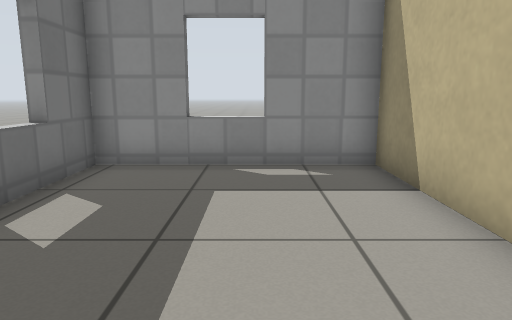
view 1 (above)

16 first-person views from a walk through a world built for the Gazebo simulator. The camera is 0.72 m above the floor, tilts 10° down and sees 70° across. The floor is counted in squares, 0.5 m on a side. Each view is taken from the middle of a square. On the plan, view 1 faces up. The plan holds only what a view shows up to about 16 squares ahead; the rest is blank. Gazebo's built-in surfaces are drawn with simple patterns.

view 2
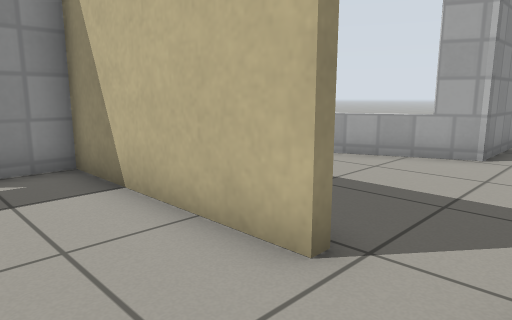

view 3
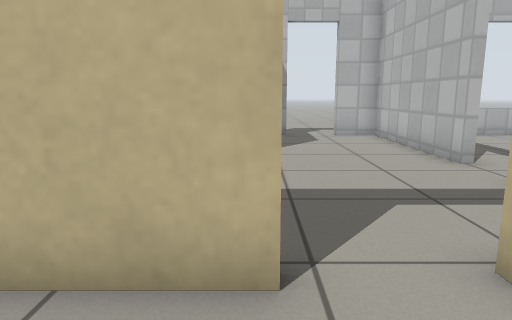

view 4
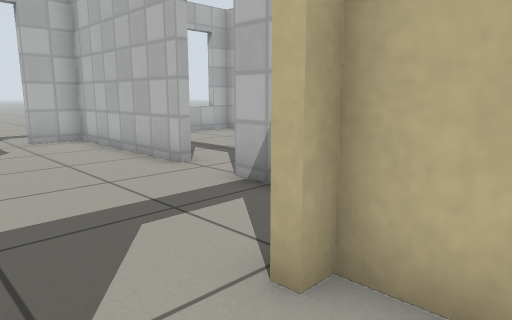

view 5
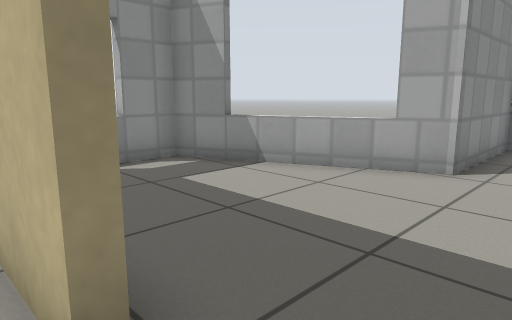

view 6
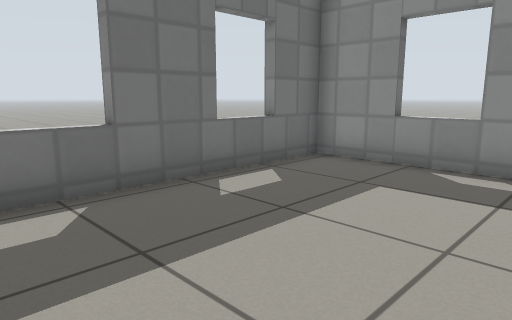

view 7
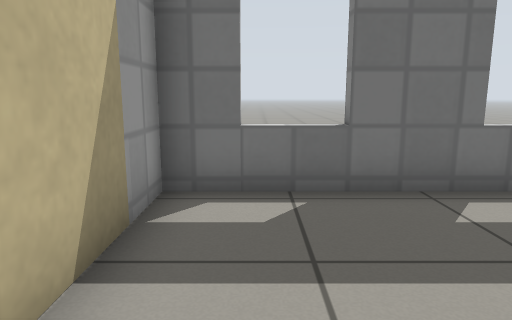

view 8
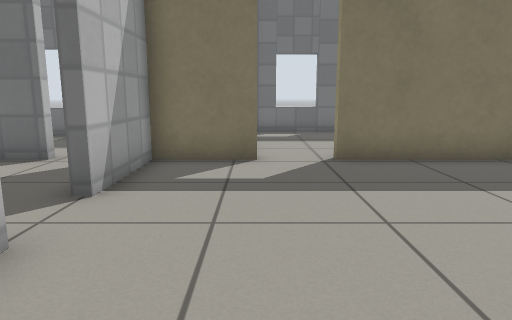

view 9
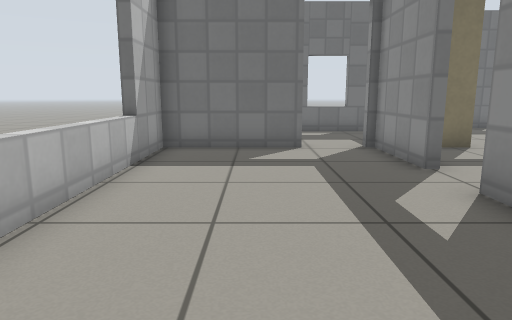

view 10
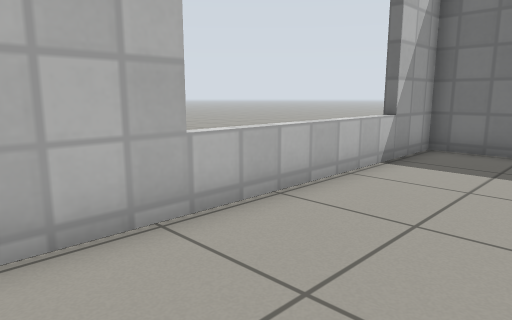

view 11
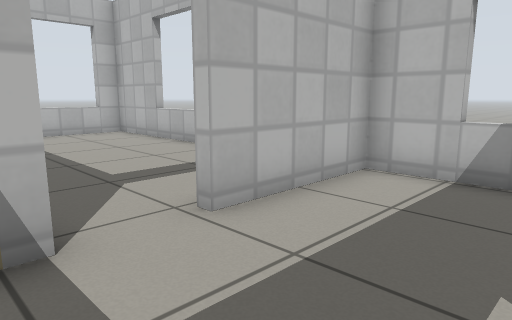

view 12
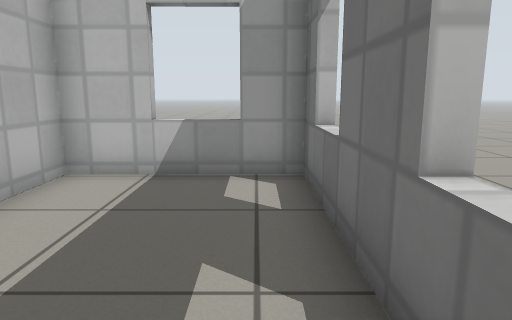

view 13
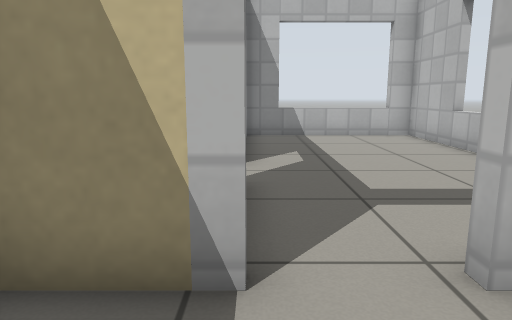

view 14
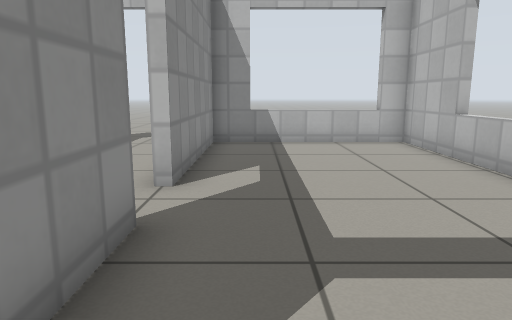

view 15
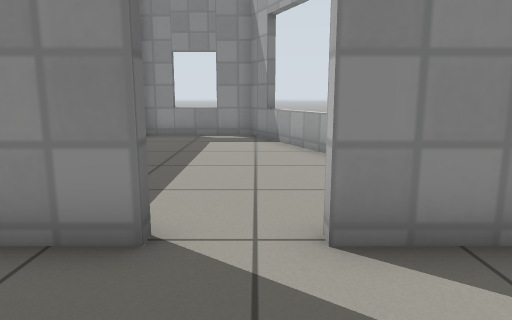

view 16
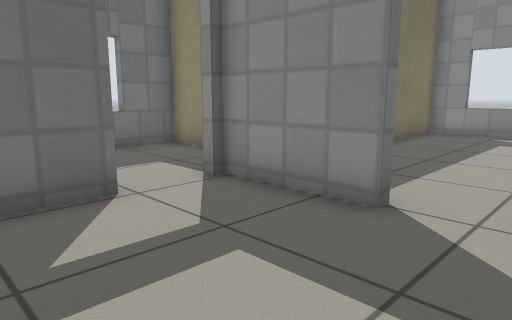

### Floor plan
Ten units are one square. View 1 is at (0, 0); x grows to the right and y downward. Boxes are objects, and circles mark ways between rooms. Rooms are numbered by the first view taken in them; rooms with no view inside come last. Other rooms are left out.
<svg viewBox="-39 -81 182 172">
<path fill="none" stroke="#000" d="M25 -17 25 -76 -34 -76 -34 4 25 4 25 -1M77 24 134 24 134 9M28 -1 28 24 59 24M134 -9 134 -21 92 -21 68 -76 28 -76 28 -18M59 27 28 27M28 46 28 86 134 86 134 27 77 27M133 78 138 78M25 30 25 10M-4 7 -19 7 -19 86 25 86 25 46"/>
<circle cx="30" cy="-5" r="3" fill="#2a7"/>
<circle cx="65" cy="25" r="3" fill="#2a7"/>
<circle cx="30" cy="35" r="3" fill="#2a7"/>
<text x="0" y="-40">1</text>
<text x="70" y="-10">2</text>
<text x="80" y="60">3</text>
<text x="0" y="50">4</text>
</svg>
Room 1 opens to room 2. Room 2 opens to room 3. Room 3 opens to room 4.

Where each view was taken, in squares from view 1:
view 1: 0 up, 0 right, facing up
view 2: 0 up, 0 right, facing up-right
view 3: 2 up, 0 right, facing right
view 4: 2 up, 1 right, facing down-right
view 5: 0 up, 2 right, facing up-right
view 6: 0 up, 2 right, facing up-left
view 7: 1 up, 2 right, facing left
view 8: 0 up, 11 right, facing left
view 9: 6 down, 13 right, facing left
view 10: 5 down, 13 right, facing down-left
view 11: 2 down, 1 left, facing down-right
view 12: 2 down, 1 left, facing down
view 13: 3 down, 0 right, facing right
view 14: 4 down, 2 right, facing right
view 15: 6 down, 7 right, facing up
view 16: 7 down, 8 right, facing up-left
